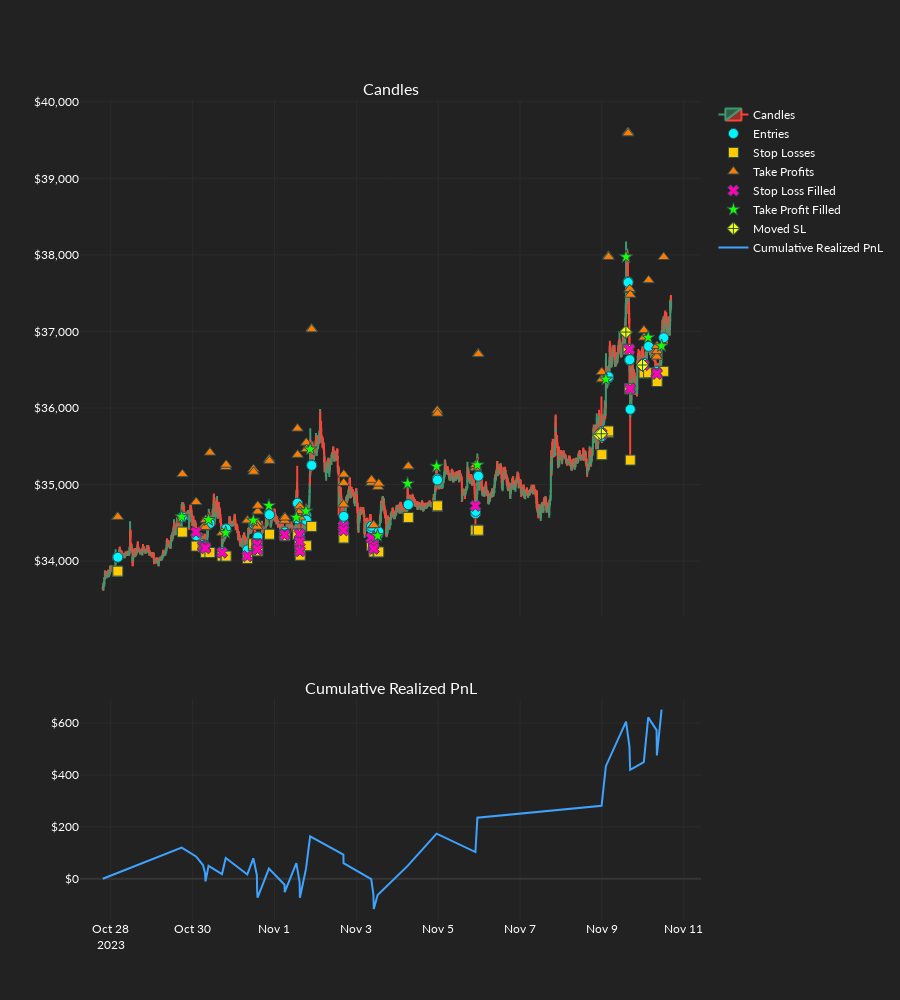

Notebook code cell kept with this figure:
### Code cell
order_records_df, data = nb_sim_get_or(
    backtest_settings=backtest_settings,
    candles=candles_np,
    dos_arrays=dos_arrays,
    evaluate=nb_strat_evaluate,
    exchange_settings=mufex_main.exchange_settings,
    get_current_ind_settings=nb_strat_get_current_ind_settings,
    get_ind_set_str=nb_strat_get_ind_set_str,
    get_total_ind_settings=nb_strat_get_total_ind_settings,
    ind_creator=nb_strat_bt_create_ind,
    nb_logger_type=NBLoggerType.Pass,
    starting_equity=1000.0,
    static_os=static_os,
    ind_set_index=2,
    dos_index=29,
    plot_results=True,
)
